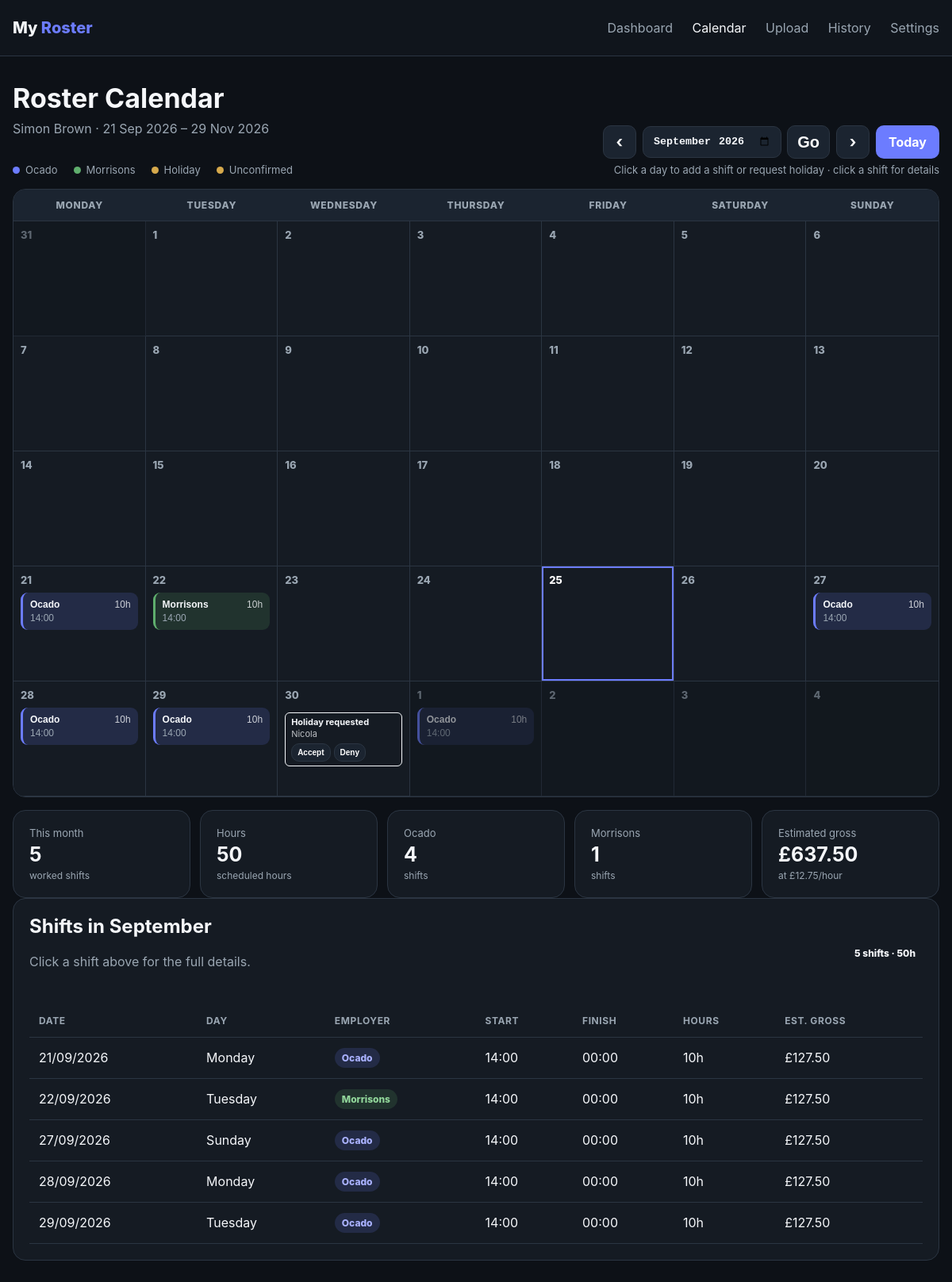
/calendar, run on an earlier commit of the app's database.
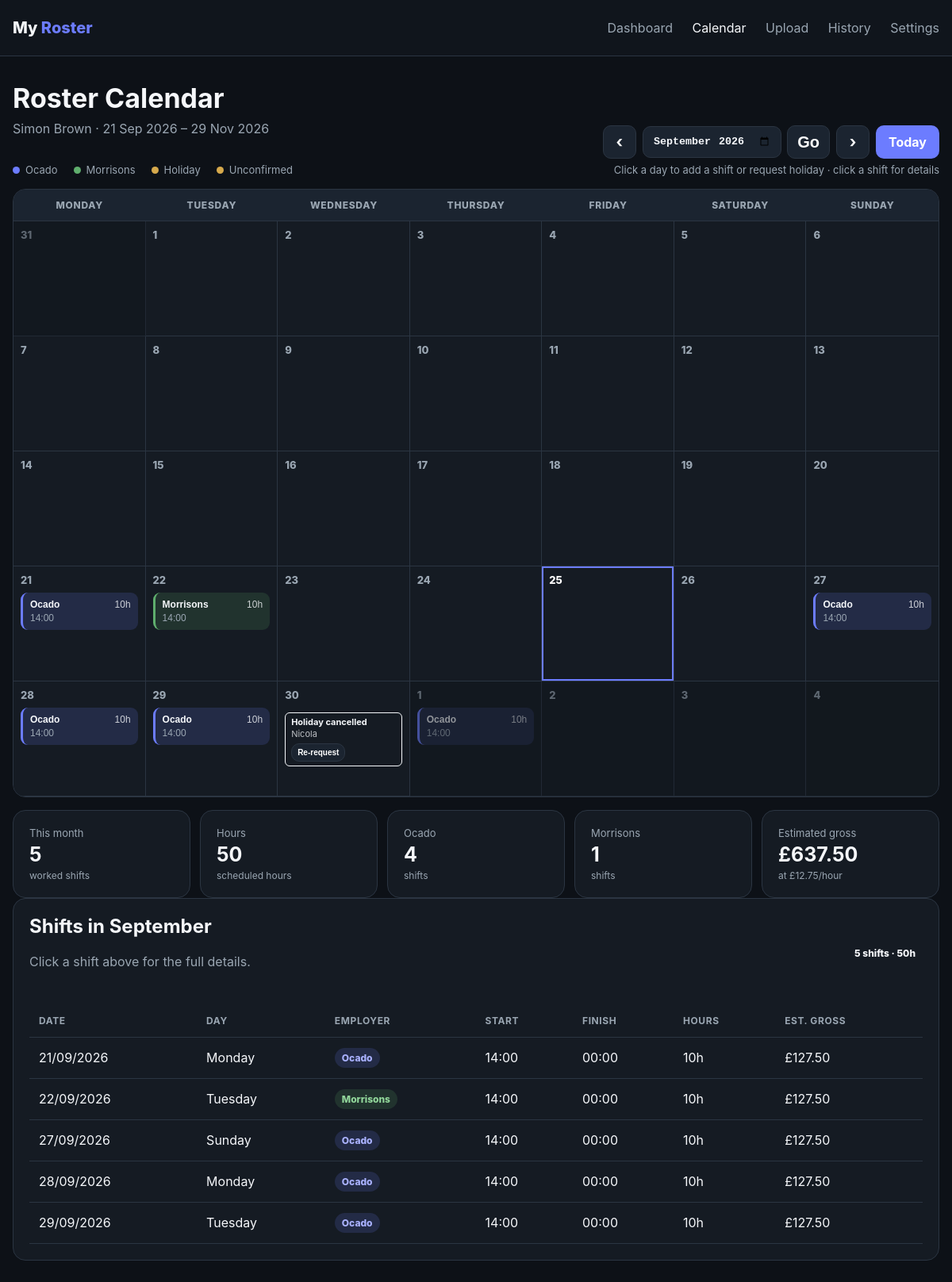
And on a later commit of the database.
### app.py (models this page shows)
class HolidayRequest(db.Model):
    id = db.Column(db.Integer, primary_key=True)
    roster_id = db.Column(db.Integer, db.ForeignKey("roster.id"), nullable=False)
    request_date = db.Column(db.Date, nullable=False)
    requested_by = db.Column(db.String(120), nullable=False, default="Nicola")
    note = db.Column(db.Text, nullable=True)
    status = db.Column(db.String(20), nullable=False, default="Requested")
    created_at = db.Column(db.DateTime, default=datetime.utcnow, nullable=False)

### app.py (the view)
@app.route("/calendar")
def calendar():
    roster = Roster.query.filter_by(active=True).order_by(Roster.uploaded_at.desc()).first()
    if not roster:
        return render_template("calendar.html", roster=None)
    shifts = Shift.query.filter_by(roster_id=roster.id).order_by(Shift.shift_date).all()
    requested_year = request.args.get("year", type=int)
    requested_month = request.args.get("month", type=int)
    requested_month_date = request.args.get("month_date", "").strip()
    if requested_month_date:
        try:
            selected = datetime.strptime(requested_month_date, "%Y-%m")
            year, month = selected.year, selected.month
        except ValueError:
            year = month = None
    elif requested_year and requested_month and 1 <= requested_month <= 12:
        year, month = requested_year, requested_month
    else:
        year = month = None
    if not year or not month:
        today = date.today()
        if roster.period_start <= today <= roster.period_end:
            year, month = today.year, today.month
        else:
            year, month = roster.period_start.year, roster.period_start.month
    return render_template("calendar.html", **calendar_context(roster, shifts, year, month))

### app.py (called while the page is built)
def money(value):
    return f"£{float(value):,.2f}"

def serialise_shifts(shifts):
    import json
    return json.dumps({
        str(s.id): {
            "date_label": s.shift_date.strftime("%A %d %B %Y"),
            "day": s.day_name,
            "start_time": s.start_time,
            "finish_time": s.finish_time,
            "hours": s.hours,
            "employer": s.employer,
            "pay_type": s.pay_type,
            "week": s.week_number,
        } for s in shifts
    })

def month_offset(year, month, offset):
    value = year * 12 + (month - 1) + offset
    return value // 12, value % 12 + 1

    @property
    def finish_time(self):
        if not self.start_time or self.employer == "Holiday":
            return None
        try:
            start = datetime.strptime(self.start_time, "%H:%M")
            finish = start + timedelta(hours=self.hours)
            return finish.strftime("%H:%M")
        except ValueError:
            return None

### templates/calendar.html (shortened to what the changed rows need)
<!doctype html>
<html lang="en">
<head>
<link rel="stylesheet" href="{{ url_for('static', filename='style.css') }}">
</head>
<body>
<main>
<div class="container">
{% if not roster %}
  <div class="card empty-state">
    <h1>No roster loaded</h1>
    <p class="subtitle">Upload a roster to see your shifts on a calendar.</p>
    <a class="btn" href="{{ url_for('upload_roster') }}">Upload roster</a>
  </div>
{% else %}
  <div class="calendar-header">
    <div>
      <h1>Roster Calendar</h1>
    </div>
  </div>
  <div class="calendar-card">
    <div class="calendar-grid">
      {% for week in calendar_weeks %}
        {% for cell in week %}
          <div class="calendar-day {% if not cell.in_month %}outside-month{% endif %} {% if cell.is_today %}today{% endif %}" data-date="{{ cell.date.strftime('%Y-%m-%d') }}" tabindex="0" role="button">
            <div class="day-number">{{ cell.date.day }}</div>
            <div class="events">
              {% for event in cell.events %}
                <button type="button" class="calendar-event {{ event.employer|lower }}" onclick="openShift({{ event.id }})">
                  <div class="event-top">
                    <strong>{{ event.employer }}</strong>
                    {% if event.hours %}<span>{{ event.hours|int }}h</span>{% endif %}
                  </div>
                  {% if event.start_time %}<div class="event-time">{{ event.start_time }}</div>{% endif %}
                </button>
              {% endfor %}
              {% for req in cell.holiday_requests %}
                <div class="holiday-request-box" title="Holiday requested by {{ req.requested_by }}{% if req.note %}: {{ req.note }}{% endif %}">
                  <strong>Holiday {{ req.status|lower }}</strong>
                  <span>{{ req.requested_by }}</span>
                  <div class="holiday-request-actions">
                    {% if req.status == 'Requested' %}
                      <form method="post" action="{{ url_for('update_holiday_request_status', request_id=req.id) }}" onclick="event.stopPropagation()"><input type="hidden" name="status" value="Accepted"><button class="btn secondary" type="submit">Accept</button></form>
                      <form method="post" action="{{ url_for('update_holiday_request_status', request_id=req.id) }}" onclick="event.stopPropagation()"><input type="hidden" name="status" value="Denied"><button class="btn secondary" type="submit">Deny</button></form>
                    {% elif req.status == 'Accepted' %}
                      <form method="post" action="{{ url_for('update_holiday_request_status', request_id=req.id) }}" onclick="event.stopPropagation()"><input type="hidden" name="status" value="Cancelled"><button class="btn secondary" type="submit">Cancel</button></form>
                    {% elif req.status == 'Denied' %}
                      <form method="post" action="{{ url_for('update_holiday_request_status', request_id=req.id) }}" onclick="event.stopPropagation()"><input type="hidden" name="status" value="Cancelled"><button class="btn secondary" type="submit">Cancel</button></form>
                    {% elif req.status == 'Cancelled' %}
                      <form method="post" action="{{ url_for('update_holiday_request_status', request_id=req.id) }}" onclick="event.stopPropagation()"><input type="hidden" name="status" value="Requested"><button class="btn secondary" type="submit">Re-request</button></form>
                    {% endif %}
                  </div>
                </div>
              {% endfor %}
            </div>
          </div>
        {% endfor %}
      {% endfor %}
    </div>
  </div>
  <div class="shift-list card">
    <div class="section-heading">
      <div>
        <h2>Shifts in {{ month_name }}</h2>
      </div>
    </div>
    {% if month_events %}
    <div class="table-wrap">
    <table>
      <thead><tr><th>Date</th><th>Day</th><th>Employer</th><th>Start</th><th>Finish</th><th>Hours</th><th>Est. gross</th></tr></thead>
    </table>
    </div>
    {% else %}
      <p class="subtitle">No shifts or holidays recorded for this month.</p>
    {% endif %}
  </div>
{% endif %}
</div>
</main>
</body>
</html>

What changed in the data, as far as the page shows it:
changed HolidayRequest "Nicola": status "requested" → "cancelled"
Also different on the page:
list line gone: "Accept Deny"
new list line: "Re-request"
